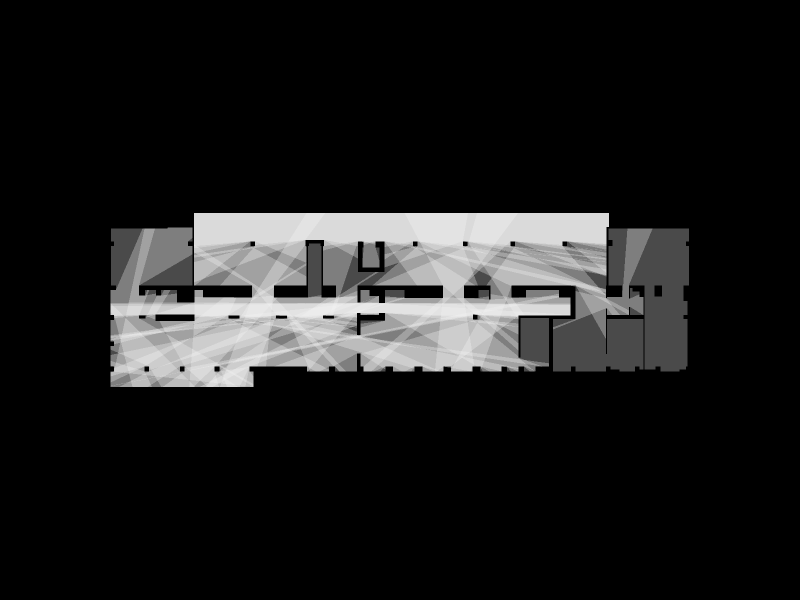

Notebook code for this chart:
### Code cell
Topology.Show(floorplan, isovists,
              faceColorKey="cp_color",
              faceOpacity=0.3,
              showEdges=False,
              showVertices=False,
              camera=[0,0,6],
              backgroundColor="black",
              width=800,
              height=600,
              renderer=renderer)
